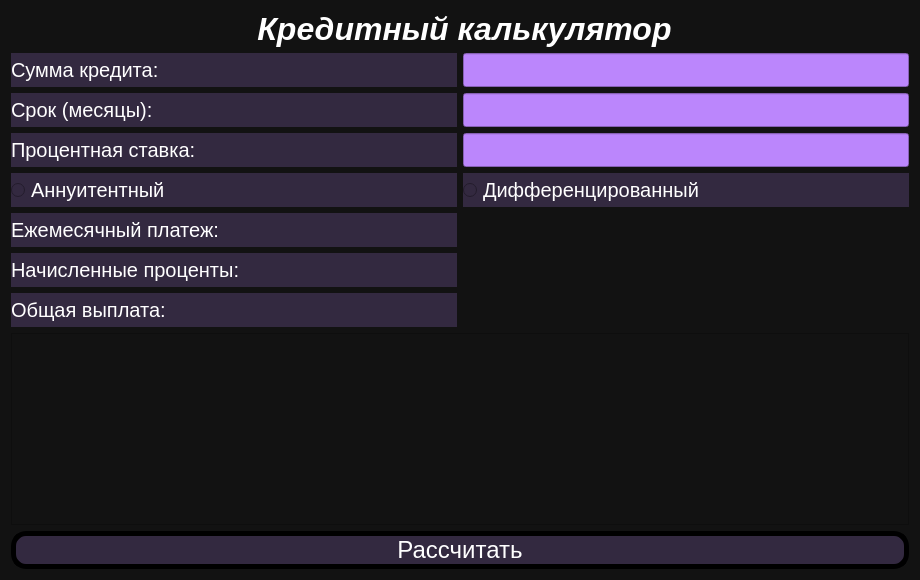
<?xml version="1.0" encoding="UTF-8"?>
<ui version="4.0">
 <class>CreditCalc</class>
 <widget class="QDialog" name="CreditCalc">
  <property name="geometry">
   <rect>
    <x>0</x>
    <y>0</y>
    <width>920</width>
    <height>580</height>
   </rect>
  </property>
  <property name="windowTitle">
   <string>Dialog</string>
  </property>
  <property name="styleSheet">
   <string notr="true">background-color: #121212</string>
  </property>
  <layout class="QGridLayout" name="gridLayout">
   <item row="0" column="0">
    <layout class="QGridLayout" name="gridLayout_2">
     <item row="0" column="0" colspan="2">
      <widget class="QLabel" name="header">
       <property name="sizePolicy">
        <sizepolicy hsizetype="MinimumExpanding" vsizetype="MinimumExpanding">
         <horstretch>0</horstretch>
         <verstretch>0</verstretch>
        </sizepolicy>
       </property>
       <property name="font">
        <font>
         <pointsize>24</pointsize>
         <weight>75</weight>
         <italic>true</italic>
         <bold>true</bold>
        </font>
       </property>
       <property name="styleSheet">
        <string notr="true">QLabel {
color: #ffffff;
}</string>
       </property>
       <property name="text">
        <string> Кредитный калькулятор</string>
       </property>
       <property name="alignment">
        <set>Qt::AlignCenter</set>
       </property>
      </widget>
     </item>
     <item row="1" column="0">
      <widget class="QLabel" name="sum">
       <property name="sizePolicy">
        <sizepolicy hsizetype="MinimumExpanding" vsizetype="MinimumExpanding">
         <horstretch>0</horstretch>
         <verstretch>0</verstretch>
        </sizepolicy>
       </property>
       <property name="font">
        <font>
         <pointsize>-1</pointsize>
         <weight>50</weight>
         <bold>false</bold>
        </font>
       </property>
       <property name="styleSheet">
        <string notr="true">QLabel{
font-size: 20px;
background-color:#332940;
color:#ffffff;
}</string>
       </property>
       <property name="text">
        <string>Сумма кредита:</string>
       </property>
      </widget>
     </item>
     <item row="1" column="1">
      <widget class="QLineEdit" name="sumInput">
       <property name="sizePolicy">
        <sizepolicy hsizetype="MinimumExpanding" vsizetype="MinimumExpanding">
         <horstretch>0</horstretch>
         <verstretch>0</verstretch>
        </sizepolicy>
       </property>
       <property name="font">
        <font>
         <pointsize>12</pointsize>
         <weight>50</weight>
         <bold>false</bold>
        </font>
       </property>
       <property name="styleSheet">
        <string notr="true">background-color: #bb86fc</string>
       </property>
      </widget>
     </item>
     <item row="2" column="0">
      <widget class="QLabel" name="time">
       <property name="sizePolicy">
        <sizepolicy hsizetype="MinimumExpanding" vsizetype="MinimumExpanding">
         <horstretch>0</horstretch>
         <verstretch>0</verstretch>
        </sizepolicy>
       </property>
       <property name="font">
        <font>
         <pointsize>-1</pointsize>
         <weight>50</weight>
         <bold>false</bold>
        </font>
       </property>
       <property name="styleSheet">
        <string notr="true">QLabel{
font-size: 20px;
background-color:#332940;
color:#ffffff;
}</string>
       </property>
       <property name="text">
        <string>Срок (месяцы):</string>
       </property>
      </widget>
     </item>
     <item row="2" column="1">
      <widget class="QLineEdit" name="timeInput">
       <property name="sizePolicy">
        <sizepolicy hsizetype="MinimumExpanding" vsizetype="MinimumExpanding">
         <horstretch>0</horstretch>
         <verstretch>0</verstretch>
        </sizepolicy>
       </property>
       <property name="font">
        <font>
         <pointsize>12</pointsize>
         <weight>50</weight>
         <bold>false</bold>
        </font>
       </property>
       <property name="styleSheet">
        <string notr="true">background-color: #bb86fc</string>
       </property>
      </widget>
     </item>
     <item row="3" column="0">
      <widget class="QLabel" name="rate">
       <property name="sizePolicy">
        <sizepolicy hsizetype="MinimumExpanding" vsizetype="MinimumExpanding">
         <horstretch>0</horstretch>
         <verstretch>0</verstretch>
        </sizepolicy>
       </property>
       <property name="font">
        <font>
         <pointsize>-1</pointsize>
         <weight>50</weight>
         <bold>false</bold>
        </font>
       </property>
       <property name="styleSheet">
        <string notr="true">QLabel{
font-size: 20px;
background-color:#332940;
color:#ffffff;
}</string>
       </property>
       <property name="text">
        <string>Процентная ставка:</string>
       </property>
      </widget>
     </item>
     <item row="3" column="1">
      <widget class="QLineEdit" name="rateInput">
       <property name="sizePolicy">
        <sizepolicy hsizetype="MinimumExpanding" vsizetype="MinimumExpanding">
         <horstretch>0</horstretch>
         <verstretch>0</verstretch>
        </sizepolicy>
       </property>
       <property name="font">
        <font>
         <pointsize>12</pointsize>
         <weight>50</weight>
         <bold>false</bold>
        </font>
       </property>
       <property name="styleSheet">
        <string notr="true">background-color: #bb86fc</string>
       </property>
      </widget>
     </item>
     <item row="4" column="0">
      <widget class="QRadioButton" name="annuity">
       <property name="sizePolicy">
        <sizepolicy hsizetype="MinimumExpanding" vsizetype="MinimumExpanding">
         <horstretch>0</horstretch>
         <verstretch>0</verstretch>
        </sizepolicy>
       </property>
       <property name="font">
        <font>
         <pointsize>-1</pointsize>
         <weight>50</weight>
         <bold>false</bold>
        </font>
       </property>
       <property name="styleSheet">
        <string notr="true">QRadioButton{
font-size: 20px;
background-color:#332940;
color:#ffffff;
}</string>
       </property>
       <property name="text">
        <string>Аннуитентный</string>
       </property>
      </widget>
     </item>
     <item row="4" column="1">
      <widget class="QRadioButton" name="differencial">
       <property name="sizePolicy">
        <sizepolicy hsizetype="MinimumExpanding" vsizetype="MinimumExpanding">
         <horstretch>0</horstretch>
         <verstretch>0</verstretch>
        </sizepolicy>
       </property>
       <property name="font">
        <font>
         <pointsize>-1</pointsize>
         <weight>50</weight>
         <bold>false</bold>
        </font>
       </property>
       <property name="styleSheet">
        <string notr="true">QRadioButton{
font-size: 20px;
background-color:#332940;
color:#ffffff;
}</string>
       </property>
       <property name="text">
        <string>Дифференцированный</string>
       </property>
      </widget>
     </item>
     <item row="5" column="0">
      <widget class="QLabel" name="monthPay">
       <property name="sizePolicy">
        <sizepolicy hsizetype="MinimumExpanding" vsizetype="MinimumExpanding">
         <horstretch>0</horstretch>
         <verstretch>0</verstretch>
        </sizepolicy>
       </property>
       <property name="font">
        <font>
         <pointsize>-1</pointsize>
         <weight>50</weight>
         <bold>false</bold>
        </font>
       </property>
       <property name="styleSheet">
        <string notr="true">QLabel{
font-size: 20px;
background-color:#332940;
color:#ffffff;
}</string>
       </property>
       <property name="text">
        <string>Ежемесячный платеж:</string>
       </property>
      </widget>
     </item>
     <item row="5" column="1">
      <widget class="QLabel" name="monthPayOutput">
       <property name="sizePolicy">
        <sizepolicy hsizetype="MinimumExpanding" vsizetype="MinimumExpanding">
         <horstretch>0</horstretch>
         <verstretch>0</verstretch>
        </sizepolicy>
       </property>
       <property name="font">
        <font>
         <pointsize>12</pointsize>
         <weight>50</weight>
         <bold>false</bold>
        </font>
       </property>
       <property name="styleSheet">
        <string notr="true">color:#ffffff;
</string>
       </property>
       <property name="text">
        <string/>
       </property>
      </widget>
     </item>
     <item row="6" column="0">
      <widget class="QLabel" name="overPayed">
       <property name="sizePolicy">
        <sizepolicy hsizetype="MinimumExpanding" vsizetype="MinimumExpanding">
         <horstretch>0</horstretch>
         <verstretch>0</verstretch>
        </sizepolicy>
       </property>
       <property name="font">
        <font>
         <pointsize>-1</pointsize>
         <weight>50</weight>
         <bold>false</bold>
        </font>
       </property>
       <property name="styleSheet">
        <string notr="true">QLabel{
font-size: 20px;
background-color:#332940;
color:#ffffff;
}</string>
       </property>
       <property name="text">
        <string>Начисленные проценты:</string>
       </property>
      </widget>
     </item>
     <item row="6" column="1">
      <widget class="QLabel" name="overPayedOutput">
       <property name="sizePolicy">
        <sizepolicy hsizetype="MinimumExpanding" vsizetype="MinimumExpanding">
         <horstretch>0</horstretch>
         <verstretch>0</verstretch>
        </sizepolicy>
       </property>
       <property name="font">
        <font>
         <pointsize>12</pointsize>
         <weight>50</weight>
         <bold>false</bold>
        </font>
       </property>
       <property name="styleSheet">
        <string notr="true">color:#ffffff;
</string>
       </property>
       <property name="text">
        <string/>
       </property>
      </widget>
     </item>
     <item row="7" column="0">
      <widget class="QLabel" name="fullPay">
       <property name="sizePolicy">
        <sizepolicy hsizetype="MinimumExpanding" vsizetype="MinimumExpanding">
         <horstretch>0</horstretch>
         <verstretch>0</verstretch>
        </sizepolicy>
       </property>
       <property name="font">
        <font>
         <pointsize>-1</pointsize>
         <weight>50</weight>
         <bold>false</bold>
        </font>
       </property>
       <property name="styleSheet">
        <string notr="true">QLabel{
font-size: 20px;
background-color:#332940;
color:#ffffff;
}</string>
       </property>
       <property name="text">
        <string>Общая выплата:</string>
       </property>
      </widget>
     </item>
     <item row="7" column="1">
      <widget class="QLabel" name="fullPayOutput">
       <property name="sizePolicy">
        <sizepolicy hsizetype="MinimumExpanding" vsizetype="MinimumExpanding">
         <horstretch>0</horstretch>
         <verstretch>0</verstretch>
        </sizepolicy>
       </property>
       <property name="font">
        <font>
         <pointsize>12</pointsize>
         <weight>50</weight>
         <bold>false</bold>
        </font>
       </property>
       <property name="styleSheet">
        <string notr="true">color:#ffffff;
</string>
       </property>
       <property name="text">
        <string/>
       </property>
      </widget>
     </item>
     <item row="8" column="0" colspan="2">
      <widget class="QTextEdit" name="paysheet">
       <property name="sizePolicy">
        <sizepolicy hsizetype="MinimumExpanding" vsizetype="MinimumExpanding">
         <horstretch>0</horstretch>
         <verstretch>0</verstretch>
        </sizepolicy>
       </property>
       <property name="font">
        <font>
         <pointsize>12</pointsize>
         <weight>50</weight>
         <bold>false</bold>
        </font>
       </property>
       <property name="styleSheet">
        <string notr="true">color:#ffffff;</string>
       </property>
      </widget>
     </item>
     <item row="9" column="0" colspan="2">
      <widget class="QPushButton" name="calculate">
       <property name="sizePolicy">
        <sizepolicy hsizetype="MinimumExpanding" vsizetype="MinimumExpanding">
         <horstretch>0</horstretch>
         <verstretch>0</verstretch>
        </sizepolicy>
       </property>
       <property name="font">
        <font>
         <pointsize>-1</pointsize>
         <weight>50</weight>
         <bold>false</bold>
        </font>
       </property>
       <property name="styleSheet">
        <string notr="true">QPushButton {
  font-size: 24px;
  text-align: center;
  color: #ffffff;
  background-color: #332940;
  border-radius: 15px;
  border: 5px solid #000000;
}

QPushButton:pressed {
  background-color: #1f1a24;
}</string>
       </property>
       <property name="text">
        <string>Рассчитать</string>
       </property>
      </widget>
     </item>
    </layout>
   </item>
  </layout>
 </widget>
 <resources/>
 <connections/>
</ui>
